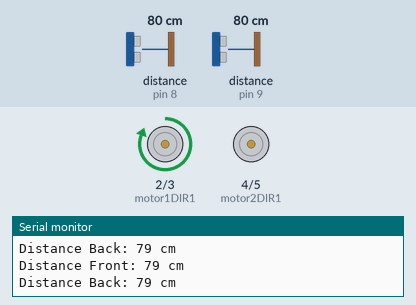
The sketch below on a simulated Arduino Uno, built with avr-gcc and run on an emulated ATmega328P. On the bench: motor-driver pin pairs drawn as motors (green arrow = first pin HIGH = forward, orange = second pin HIGH = backward, longer = more drive, scaled by the enable pin), the last lines printed to the serial monitor. Wiring (inferred from the names in the program): 2 × ultrasonic range finder: trigger pin 6, echo pin 8 / trigger pin 7, echo pin 9. Inputs (shaded band) come from the test bench; at power-on: distance to the obstacle (sensors on pin 8, pin 9) 80 cm. The echo pulse lasts 58.3 µs per cm.

Above: at 1.2 s.
1.3 s: distance to the obstacle (sensor on pin 8) set to 95 cm
4.3 s: distance to the obstacle (sensor on pin 8) set to 104 cm
At 5.5 s:
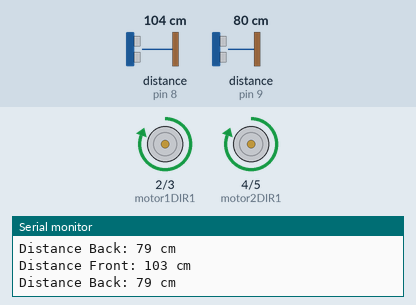
5.8 s: distance to the obstacle (sensor on pin 9) set to 2 cm
8.8 s: distance to the obstacle (sensor on pin 9) set to 120 cm
11.8 s: distance to the obstacle (sensor on pin 8) set to 2 cm
At 12.8 s:
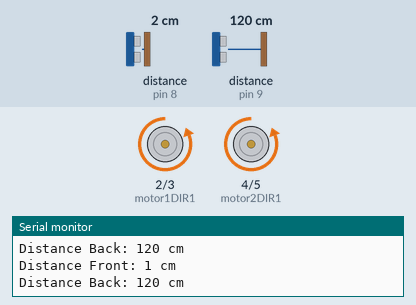
Timing chart, 0 to 14.3 s (numbered marks = the images above; inputs shaded):
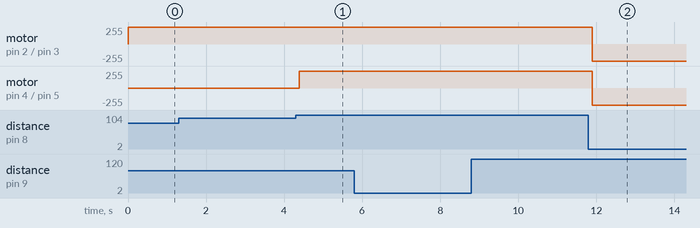

Measured:
- the behaviour switches between 100 and 101 cm on distance to the obstacle (sensor on pin 8) (found by bisection; images 0 and 1)
- after the input at 4.3 s, motor on pin 4 (motor2DIR1) / pin 5 (motor2DIR2): stopped → forward 255/255 after 0.08 s
- after the input at 11.8 s, motor on pin 2 (motor1DIR1) / pin 3 (motor1DIR2), motor on pin 4 (motor2DIR1) / pin 5 (motor2DIR2): forward 255/255 → backward 255/255 after 0.09 s

The sketch:

RC_Car.ino
```cpp
const int TRIG_PIN1 = 6;
const int ECHO_PIN1 = 8;
const int TRIG_PIN2 = 7;
const int ECHO_PIN2 = 9;
const int motor1PWM = 11;
const int motor2PWM = 10;
const int motor1DIR1 =2;
const int motor1DIR2 = 3;
const int motor2DIR1 = 4;
const int motor2DIR2 = 5;

void setup() {
  pinMode(TRIG_PIN1, OUTPUT);
  pinMode(ECHO_PIN1, INPUT);
  pinMode(TRIG_PIN2, OUTPUT);
  pinMode(ECHO_PIN2, INPUT);
  pinMode(motor1PWM, OUTPUT);
  pinMode(motor2PWM, OUTPUT);
  pinMode(motor1DIR1, OUTPUT);
  pinMode(motor1DIR2, OUTPUT);
  pinMode(motor2DIR1, OUTPUT);
  pinMode(motor2DIR2, OUTPUT);

  Serial.begin(9600);
}

void moveForward() {
  digitalWrite(motor1DIR1, HIGH);
  digitalWrite(motor1DIR2, LOW);
  digitalWrite(motor2DIR1, HIGH);
  digitalWrite(motor2DIR2, LOW);
  analogWrite(motor1PWM, 255);
  analogWrite(motor2PWM, 255);
}

void moveBackward() {
  digitalWrite(motor1DIR1, LOW);
  digitalWrite(motor1DIR2, HIGH);
  digitalWrite(motor2DIR1, LOW);
  digitalWrite(motor2DIR2, HIGH);
  analogWrite(motor1PWM, 255);
  analogWrite(motor2PWM, 255);
}

void turnRight() {
  digitalWrite(motor1DIR1, HIGH);
  digitalWrite(motor1DIR2, LOW);
  digitalWrite(motor2DIR1, LOW);
  digitalWrite(motor2DIR2, LOW);
  analogWrite(motor1PWM, 255);
  analogWrite(motor2PWM, 100);
}

void loop() {
  long duration1;
  int distance1;
  long duration2;
  int distance2;


  digitalWrite(TRIG_PIN1, LOW);
  delayMicroseconds(2);
  digitalWrite(TRIG_PIN1, HIGH);
  delayMicroseconds(10);
  digitalWrite(TRIG_PIN1, LOW);


  duration1 = pulseIn(ECHO_PIN1, HIGH);
  distance1 = duration1 * 0.0344 / 2;


  Serial.print("Distance Front: ");
  Serial.print(distance1);
  Serial.println(" cm");

  digitalWrite(TRIG_PIN2, LOW);
  delayMicroseconds(2);
  digitalWrite(TRIG_PIN2, HIGH);
  delayMicroseconds(10);
  digitalWrite(TRIG_PIN2, LOW);


  duration2 = pulseIn(ECHO_PIN2, HIGH);

  distance2 = duration2 * 0.0344 / 2;
  Serial.print("Distance Back: ");
  Serial.print(distance2);
  Serial.println(" cm");

  if (distance1 >= 100) {

    moveForward();
  } else if (distance1 <= 100, distance2 >= 100) {
    // Obstacle ahead, move backward
    // No obstacles in back, move backward
    moveBackward();}
   else {
    turnRight();
  }
}
```
